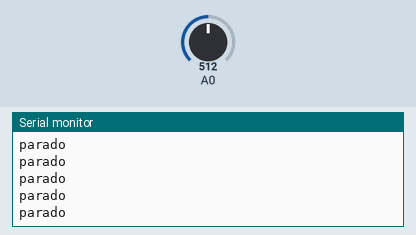
Recording of a sketch running on a simulated Arduino Uno, built with avr-gcc and run on an emulated ATmega328P. On the bench: the last lines printed to the serial monitor. The inputs (shaded band) are chosen by the test bench; at power-on: A0 = 512.

Above: at 1.2 s.
1.3 s: A0 set to 265
2.8 s: A0 set to 242
At 3.6 s:
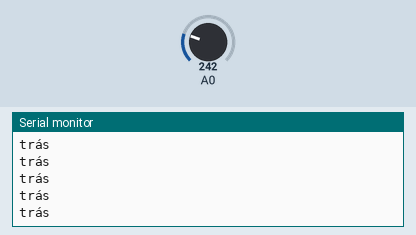
7.7 s: A0 set to 790
At 8.5 s:
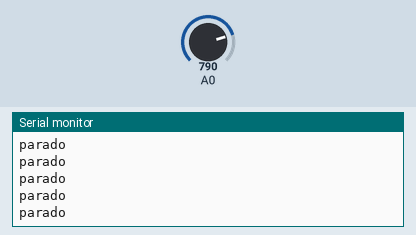
9.2 s: A0 set to 814
At 9.9 s:
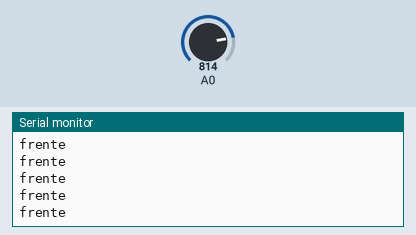

The sketch:

teste_alavanca.ino
```cpp
int sinal;

void setup() {
  // put your setup code here, to run once:
  Serial.begin(9600);
}

void loop() {
  // put your main code here, to run repeatedly:
  // Serial.println(analogRead(A0));
  sinal = analogRead(A0);
  if (sinal > 800) {
    Serial.println("frente");
  }
  else if (sinal < 250) {
    Serial.println("trás");
  }
  else {
    Serial.println("parado");
  }
}
```

Measured:
- the behaviour switches between 250 and 249 on A0 (found by bisection; images 0 and 1)
- the behaviour switches between 800 and 801 on A0 (found by bisection; images 2 and 3)
- after the input at 2.8 s, the serial monitor: prints a new line after 0.07 s (image 1)
- after the input at 7.7 s, the serial monitor: prints a new line after 0.07 s (image 2)
- after the input at 9.2 s, the serial monitor: prints a new line after 0.07 s (image 3)
